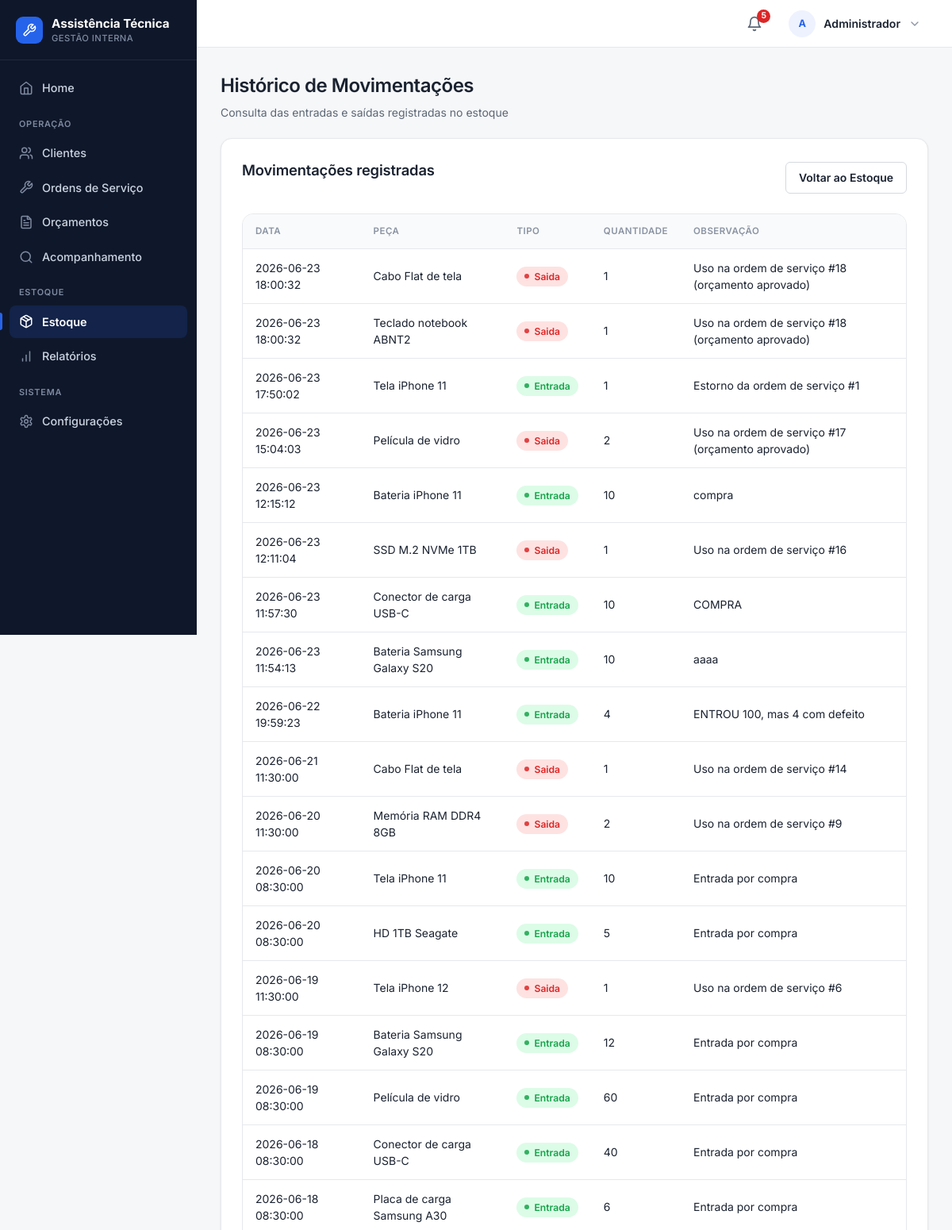
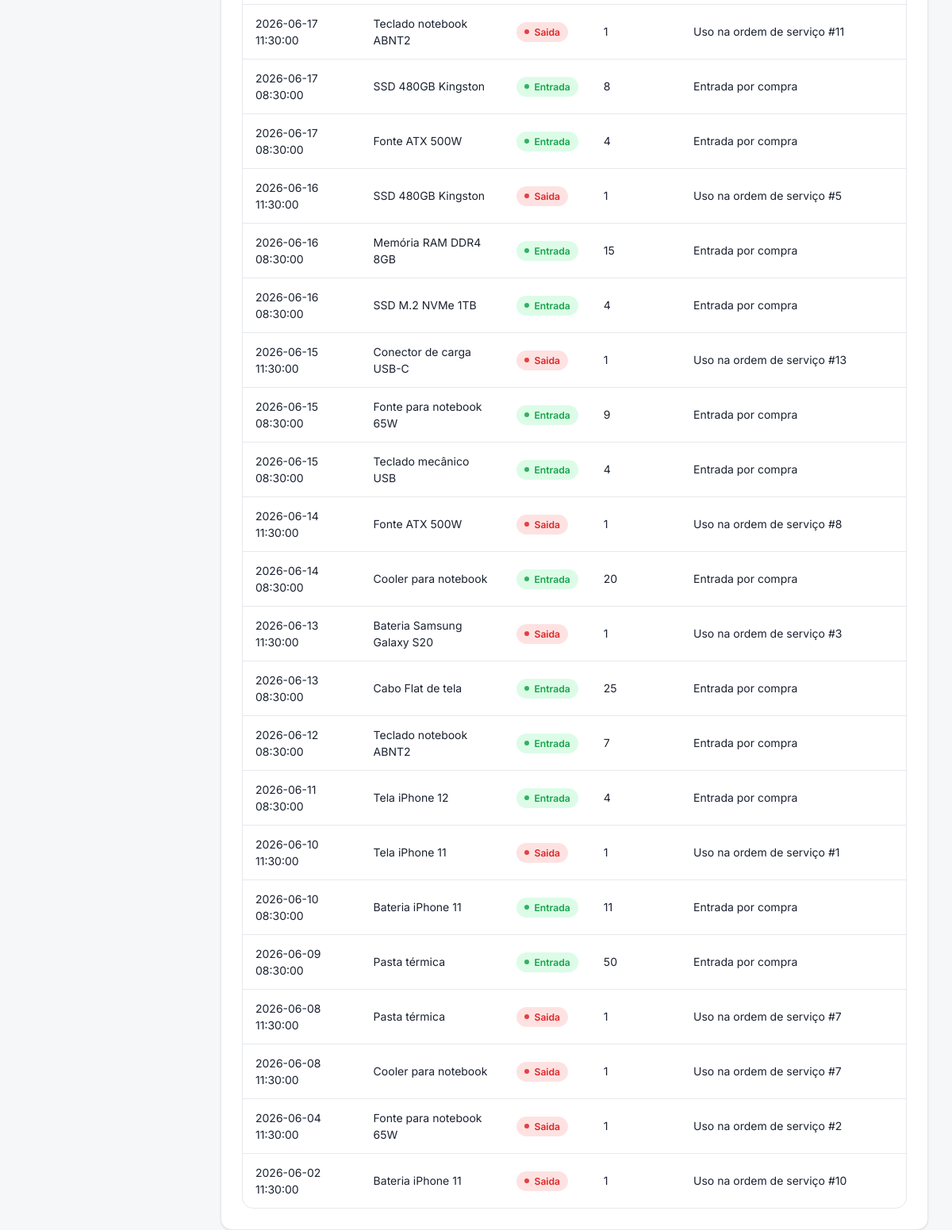
/estoque/historico (signed in), run on the app's committed database (2 pictures, top to bottom).
### tables this page shows
CREATE TABLE movimentacoes_estoque (
    id INTEGER PRIMARY KEY AUTOINCREMENT,
    peca_id INTEGER NOT NULL,
    tipo TEXT NOT NULL,
    quantidade INTEGER NOT NULL,
    data_movimentacao TEXT NOT NULL,
    observacao TEXT,

    FOREIGN KEY (peca_id) REFERENCES pecas(id)
);

CREATE TABLE pecas (
    id INTEGER PRIMARY KEY AUTOINCREMENT,
    nome TEXT NOT NULL,
    descricao TEXT,
    quantidade INTEGER NOT NULL DEFAULT 0,
    estoque_minimo INTEGER DEFAULT 1,
    preco_unitario REAL DEFAULT 0,
    fornecedor TEXT
, data_cadastro TEXT);

### routes/estoque.py (the view)
@estoque_bp.route('/estoque/historico')
def historico_movimentacoes():
    db = conectar()
    movimentacoes = db.execute("""
        SELECT
            m.id,
            p.nome AS nome_peca,
            m.tipo,
            m.quantidade,
            m.data_movimentacao,
            m.observacao
        FROM movimentacoes_estoque m
        INNER JOIN pecas p ON p.id = m.peca_id
        ORDER BY m.data_movimentacao DESC
    """).fetchall()
    db.close()
    return render_template('historico_movimentacoes.html', movimentacoes=movimentacoes)

### app.py (called while the page is built)
@app.context_processor
def injetar_alertas_estoque():
    if "funcionario_id" not in session:
        return {"alerta_estoque_baixo": 0}
    conexao = conectar()
    total = conexao.execute(
        "SELECT COUNT(*) FROM pecas WHERE quantidade <= estoque_minimo"
    ).fetchone()[0]
    conexao.close()
    return {"alerta_estoque_baixo": total}

def tem_permissao(perfil, *perfis):
    return perfil in perfis

@app.context_processor
def injetar_permissoes():
    perfil = session.get("funcionario_perfil")
    return {
        "perfil_atual": perfil,
        "pode": lambda *perfis: tem_permissao(perfil, *perfis),
    }

@app.before_request
def proteger_rotas():
    rotas_livres = (
        "/login",
        "/acompanhamento",
        "/static",
    )
    if request.path.startswith(rotas_livres):
        return None
    if request.path == "/funcionarios/cadastrar" and _sem_funcionarios():
        return None
    if "funcionario_id" not in session:
        return redirect("/login")
    perfil_atual = session.get("funcionario_perfil")
    if perfil_atual not in TODOS:
        session.clear()
        flash("Perfil de acesso invalido. Faca login com uma conta da equipe.", "erro")
        return redirect("/login")
    permitido = PERMISSOES.get(request.endpoint)
    if permitido is not None and perfil_atual not in permitido:
        flash("Você não tem permissão para acessar esta área.", "erro")
        return redirect("/")
    return None

### database.py (called while the page is built)
def _coluna_existe(conexao, tabela, coluna):
    colunas = conexao.execute(f"PRAGMA table_info({tabela})").fetchall()
    return any(item["name"] == coluna for item in colunas)

def conectar():
    conexao = sqlite3.connect("database/sistema.db")
    conexao.row_factory = sqlite3.Row
    conexao.execute("PRAGMA foreign_keys = ON")
    _garantir_schema(conexao)
    return conexao

### templates/historico_movimentacoes.html (shortened to what this page needs)
{% extends "base.html" %}
{% block css %}
    <link rel="stylesheet" href="{{ url_for('static', filename='css/historico_movimentacoes.css') }}">
{% endblock %}
{% block conteudo %}
<div class="page-head">
    <h1>Histórico de Movimentações</h1>
    <p>Consulta das entradas e saídas registradas no estoque</p>
</div>
<div class="container">
    <div class="topo">
        <h2>Movimentações registradas</h2>
        <a href="/estoque" class="btn btn-home">Voltar ao Estoque</a>
    </div>
    <table>
        <thead>
            <tr>
                <th>Data</th>
                <th>Peça</th>
                <th>Tipo</th>
                <th>Quantidade</th>
                <th>Observação</th>
            </tr>
        </thead>
        <tbody>
            {% for mov in movimentacoes %}
            <tr>
                <td>{{ mov['data_movimentacao'] }}</td>
                <td>{{ mov['nome_peca'] }}</td>
                <td>
                    <span class="status {{ 'aprovado' if mov['tipo'] == 'Entrada' else 'recusado' }}">
                        {{ mov['tipo'] }}
                    </span>
                </td>
                <td>{{ mov['quantidade'] }}</td>
                <td>{{ mov['observacao'] }}</td>
            </tr>
            {% else %}
            <tr>
                <td colspan="5" class="mensagem-vazia">Nenhuma movimentação registrada.</td>
            </tr>
            {% endfor %}
        </tbody>
    </table>
</div>
{% endblock %}

### templates/base.html (shortened to what this page needs)
<!DOCTYPE html>
<html lang="pt-BR">
<head>
    <link rel="stylesheet" href="{{ url_for('static', filename='css/global.css') }}">
    <link rel="stylesheet" href="{{ url_for('static', filename='css/layout.css') }}">
    {% block css %}{% endblock %}
</head>
<body>
<div class="app-shell">
    {% include 'partials/_sidebar.html' %}
    <div class="app-main">
        {% include 'partials/_navbar.html' %}
        <main>
            {% block conteudo %}{% endblock %}
        </main>
    </div>
</div>
</body>
</html>

### templates/partials/_sidebar.html
{% import 'partials/_icons.html' as icons %}
<aside class="sidebar">
    <div class="sidebar-topo">
        <span class="sidebar-logo">{{ icons.icon('wrench', 18) }}</span>
        <a href="{{ url_for('home.home') }}" class="marca">
            Assistência Técnica
            <small>Gestão Interna</small>
        </a>
    </div>
    <nav class="sidebar-nav" aria-label="Navegação principal">
        <a href="{{ url_for('home.home') }}" class="{{ 'ativo' if request.path == '/' else '' }}">
            {{ icons.icon('home', 18) }} Home
        </a>
        <div class="sidebar-grupo-titulo">Operação</div>
        {% if pode('admin', 'atendente', 'tecnico') %}
        <a href="{{ url_for('cadastro.listar_cadastros') }}" class="{{ 'ativo' if request.path.startswith('/cadastro') or request.path.startswith('/clientes') else '' }}">
            {{ icons.icon('users', 18) }} Clientes
        </a>
        {% endif %}
        <a href="{{ url_for('ordem_servico.listar_ordens') }}" class="{{ 'ativo' if request.path.startswith('/ordem-servico') else '' }}">
            {{ icons.icon('wrench', 18) }} Ordens de Serviço
        </a>
        <a href="{{ url_for('orcamento.pagina_orcamento') }}" class="{{ 'ativo' if request.path.startswith('/orcamento') else '' }}">
            {{ icons.icon('file-text', 18) }} Orçamentos
        </a>
        <a href="{{ url_for('acompanhamento.pagina_acompanhamento') }}" target="_blank" rel="noopener" class="{{ 'ativo' if request.path.startswith('/acompanhamento') else '' }}">
            {{ icons.icon('search', 18) }} Acompanhamento
        </a>
        <div class="sidebar-grupo-titulo">Estoque</div>
        <a href="{{ url_for('estoque.listar_estoque') }}" class="{{ 'ativo' if request.path.startswith('/estoque') else '' }}">
            {{ icons.icon('package', 18) }} Estoque
        </a>
        {% if pode('admin') %}
        <a href="{{ url_for('estoque.gerar_relatorio_pdf') }}">
            {{ icons.icon('bar-chart', 18) }} Relatórios
        </a>
        {% endif %}
        {% if pode('admin') %}
        <div class="sidebar-grupo-titulo">Sistema</div>
        <a href="{{ url_for('funcionarios.configuracoes') }}" class="{{ 'ativo' if request.path.startswith('/configuracoes') else '' }}">
            {{ icons.icon('settings', 18) }} Configurações
        </a>
        {% endif %}
    </nav>
</aside>

### templates/partials/_navbar.html (shortened to what this page needs)
{% import 'partials/_icons.html' as icons %}
{% set nome_usuario = session.get("funcionario_nome") or "Usuário" %}
{% set partes_nome = nome_usuario.split() %}
{% set iniciais = (partes_nome[0][0] ~ (partes_nome[1][0] if partes_nome|length > 1 else "")) if partes_nome else "U" %}
<nav class="navbar">
    {% if pode('admin') %}
    <a href="{{ url_for('estoque.listar_estoque') }}" class="navbar-sino"
       title="{{ alerta_estoque_baixo }} peça(s) com estoque baixo"
       aria-label="Estoque baixo: {{ alerta_estoque_baixo }}">
        {% if alerta_estoque_baixo and alerta_estoque_baixo > 0 %}
        <span class="navbar-badge">{{ alerta_estoque_baixo }}</span>
        {% endif %}
    </a>
    {% endif %}
    <details class="user-menu">
        <summary>
            <span class="avatar">{{ iniciais }}</span>
            <span class="user-nome">{{ nome_usuario }}</span>
            <span class="seta">{{ icons.icon('chevron-down', 16) }}</span>
        </summary>
    </details>
</nav>

### templates/partials/_flash.html (shortened to what this page needs)
{% import 'partials/_icons.html' as icons %}

### static/css/global.css (style rules this page uses)
:root { --bg: #f6f7f9; --surface: #ffffff; --surface-2: #f9fafb; --border: #e6e8ec; --border-strong: #d5d9e0; --ink: #1a2230; --muted: #5b6675; --subtle: #8a93a3; --primary: #2563eb; --primary-hover: #1d4ed8; --primary-soft: #eef2ff; --success: #16a34a; --success-soft: #dcfce7; --warning: #d97706; --warning-soft: #fef3c7; --danger: #dc2626; --danger-hover: #b91c1c; --danger-soft: #fee2e2; --sidebar: #0f172a; --sidebar-ink: #cbd5e1; --sidebar-muted: #7e8aa0; --s-1: 4px; --s-2: 8px; --s-3: 12px; --s-4: 16px; --s-5: 20px; --s-6: 24px; --s-8: 32px; --r-sm: 6px; --r-md: 10px; --r-lg: 14px; --r-pill: 999px; --shadow-sm: 0 1px 2px rgba(16, 24, 40, 0.04), 0 1px 3px rgba(16, 24, 40, 0.06); --shadow-md: 0 4px 12px rgba(16, 24, 40, 0.08); --azul-900: #0f172a; --azul-800: #1e293b; --azul-700: #2563eb; --azul-600: #2563eb; --azul-500: #2563eb; --azul-100: #eef2ff; --azul-50: #f9fafb; --branco: #ffffff; --cinza-900: #1a2230; --cinza-700: #5b6675; --cinza-500: #8a93a3; --cinza-200: #e6e8ec; --cinza-100: #f1f3f6; --verde-100: #dcfce7; --verde-700: #166534; --amarelo-100: #fef3c7; --amarelo-700: #92400e; --vermelho-100: #fee2e2; --vermelho-700: #991b1b; --sombra: var(--shadow-sm); --raio: var(--r-md); }
* { box-sizing: border-box; }
body { min-height: 100vh; margin: 0; font-family: "Inter", -apple-system, BlinkMacSystemFont, "Segoe UI", Roboto, Arial, sans-serif; font-size: 14px; line-height: 1.5; color: var(--ink); background: var(--bg); -webkit-font-smoothing: antialiased; text-rendering: optimizeLegibility; }
main { width: min(1240px, calc(100% - 32px)); margin: 32px auto; }
h1, h2, h3, h4 { color: var(--ink); font-weight: 600; letter-spacing: -0.01em; }
h2 { margin: 0 0 18px; font-size: 1.15rem; }
a { color: var(--primary); text-decoration: none; }
.container, .card { background: var(--surface); border: 1px solid var(--border); border-radius: var(--r-lg); box-shadow: var(--shadow-sm); }
.container { padding: clamp(18px, 3vw, 26px); }
.topo { display: flex; justify-content: space-between; align-items: center; gap: 16px; margin-bottom: 22px; }
.btn, button, .voltar, .editar, .excluir { display: inline-flex; align-items: center; justify-content: center; gap: 8px; min-height: 40px; padding: 9px 16px; border: 1px solid transparent; border-radius: var(--r-sm); color: #fff; background: var(--primary); text-decoration: none; font: inherit; font-weight: 600; line-height: 1; cursor: pointer; white-space: nowrap; transition: background-color 0.15s ease, border-color 0.15s ease, box-shadow 0.15s ease, color 0.15s ease; }
.btn--secondary, .btn-home, .voltar, .editar { background: var(--surface); color: var(--ink); border-color: var(--border-strong); }
table { width: 100%; margin-top: 0; border-collapse: separate; border-spacing: 0; background: var(--surface); border: 1px solid var(--border); border-radius: var(--r-lg); overflow: hidden; }
th, td { padding: 13px 16px; text-align: left; vertical-align: middle; border-bottom: 1px solid var(--border); }
th { color: var(--subtle); background: var(--surface-2); font-size: 0.72rem; font-weight: 600; text-transform: uppercase; letter-spacing: 0.04em; white-space: nowrap; }
td { color: var(--ink); }
tbody tr { transition: background-color 0.12s ease; }
tbody tr:last-child td { border-bottom: 0; }
.status { display: inline-flex; align-items: center; gap: 6px; padding: 4px 10px; border-radius: var(--r-pill); font-size: 0.76rem; font-weight: 600; line-height: 1.4; white-space: nowrap; }
.status::before { content: ""; width: 6px; height: 6px; border-radius: 50%; background: currentColor; opacity: 0.85; }
.aprovado { background: var(--success-soft); color: var(--success); }
.recusado { background: var(--danger-soft); color: var(--danger); }

### static/css/historico_movimentacoes.css (style rules this page uses)
main { width: min(1100px, calc(100% - 32px)); }

### data on the page
movimentacoes_estoque: data_movimentacao "2026-06-23 18:00:32", nome_peca "Cabo Flat de tela", tipo "Saida", quantidade "1", observacao "Uso na ordem de serviço #18 (orçamento aprovado)"
movimentacoes_estoque: data_movimentacao "2026-06-23 18:00:32", nome_peca "Teclado notebook ABNT2", tipo "Saida", quantidade "1", observacao "Uso na ordem de serviço #18 (orçamento aprovado)"
movimentacoes_estoque: data_movimentacao "2026-06-23 17:50:02", nome_peca "Tela iPhone 11", tipo "Entrada", quantidade "1", observacao "Estorno da ordem de serviço #1"
movimentacoes_estoque: data_movimentacao "2026-06-23 15:04:03", nome_peca "Película de vidro", tipo "Saida", quantidade "2", observacao "Uso na ordem de serviço #17 (orçamento aprovado)"
movimentacoes_estoque: data_movimentacao "2026-06-23 12:15:12", nome_peca "Bateria iPhone 11", tipo "Entrada", quantidade "10", observacao "compra"
movimentacoes_estoque: data_movimentacao "2026-06-23 12:11:04", nome_peca "SSD M.2 NVMe 1TB", tipo "Saida", quantidade "1", observacao "Uso na ordem de serviço #16"
movimentacoes_estoque: data_movimentacao "2026-06-23 11:57:30", nome_peca "Conector de carga USB-C", tipo "Entrada", quantidade "10", observacao "COMPRA"
movimentacoes_estoque: data_movimentacao "2026-06-23 11:54:13", nome_peca "Bateria Samsung Galaxy S20", tipo "Entrada", quantidade "10", observacao "aaaa"
movimentacoes_estoque: data_movimentacao "2026-06-22 19:59:23", nome_peca "Bateria iPhone 11", tipo "Entrada", quantidade "4", observacao "ENTROU 100, mas 4 com defeito"
movimentacoes_estoque: data_movimentacao "2026-06-21 11:30:00", nome_peca "Cabo Flat de tela", tipo "Saida", quantidade "1", observacao "Uso na ordem de serviço #14"
movimentacoes_estoque: data_movimentacao "2026-06-20 11:30:00", nome_peca "Memória RAM DDR4 8GB", tipo "Saida", quantidade "2", observacao "Uso na ordem de serviço #9"
movimentacoes_estoque: data_movimentacao "2026-06-20 08:30:00", nome_peca "Tela iPhone 11", tipo "Entrada", quantidade "10", observacao "Entrada por compra"
movimentacoes_estoque: data_movimentacao "2026-06-20 08:30:00", nome_peca "HD 1TB Seagate", tipo "Entrada", quantidade "5", observacao "Entrada por compra"
movimentacoes_estoque: data_movimentacao "2026-06-19 11:30:00", nome_peca "Tela iPhone 12", tipo "Saida", quantidade "1", observacao "Uso na ordem de serviço #6"
movimentacoes_estoque: data_movimentacao "2026-06-19 08:30:00", nome_peca "Bateria Samsung Galaxy S20", tipo "Entrada", quantidade "12", observacao "Entrada por compra"
movimentacoes_estoque: data_movimentacao "2026-06-19 08:30:00", nome_peca "Película de vidro", tipo "Entrada", quantidade "60", observacao "Entrada por compra"
movimentacoes_estoque: data_movimentacao "2026-06-18 08:30:00", nome_peca "Conector de carga USB-C", tipo "Entrada", quantidade "40", observacao "Entrada por compra"
movimentacoes_estoque: data_movimentacao "2026-06-18 08:30:00", nome_peca "Placa de carga Samsung A30", tipo "Entrada", quantidade "6", observacao "Entrada por compra"
movimentacoes_estoque: data_movimentacao "2026-06-17 11:30:00", nome_peca "Teclado notebook ABNT2", tipo "Saida", quantidade "1", observacao "Uso na ordem de serviço #11"
movimentacoes_estoque: data_movimentacao "2026-06-17 08:30:00", nome_peca "SSD 480GB Kingston", tipo "Entrada", quantidade "8", observacao "Entrada por compra"
movimentacoes_estoque: data_movimentacao "2026-06-17 08:30:00", nome_peca "Fonte ATX 500W", tipo "Entrada", quantidade "4", observacao "Entrada por compra"
movimentacoes_estoque: data_movimentacao "2026-06-16 11:30:00", nome_peca "SSD 480GB Kingston", tipo "Saida", quantidade "1", observacao "Uso na ordem de serviço #5"
movimentacoes_estoque: data_movimentacao "2026-06-16 08:30:00", nome_peca "Memória RAM DDR4 8GB", tipo "Entrada", quantidade "15", observacao "Entrada por compra"
movimentacoes_estoque: data_movimentacao "2026-06-16 08:30:00", nome_peca "SSD M.2 NVMe 1TB", tipo "Entrada", quantidade "4", observacao "Entrada por compra"
movimentacoes_estoque: data_movimentacao "2026-06-15 11:30:00", nome_peca "Conector de carga USB-C", tipo "Saida", quantidade "1", observacao "Uso na ordem de serviço #13"
movimentacoes_estoque: data_movimentacao "2026-06-15 08:30:00", nome_peca "Fonte para notebook 65W", tipo "Entrada", quantidade "9", observacao "Entrada por compra"
movimentacoes_estoque: data_movimentacao "2026-06-15 08:30:00", nome_peca "Teclado mecânico USB", tipo "Entrada", quantidade "4", observacao "Entrada por compra"
movimentacoes_estoque: data_movimentacao "2026-06-14 11:30:00", nome_peca "Fonte ATX 500W", tipo "Saida", quantidade "1", observacao "Uso na ordem de serviço #8"
movimentacoes_estoque: data_movimentacao "2026-06-14 08:30:00", nome_peca "Cooler para notebook", tipo "Entrada", quantidade "20", observacao "Entrada por compra"
movimentacoes_estoque: data_movimentacao "2026-06-13 11:30:00", nome_peca "Bateria Samsung Galaxy S20", tipo "Saida", quantidade "1", observacao "Uso na ordem de serviço #3"
movimentacoes_estoque: data_movimentacao "2026-06-13 08:30:00", nome_peca "Cabo Flat de tela", tipo "Entrada", quantidade "25", observacao "Entrada por compra"
movimentacoes_estoque: data_movimentacao "2026-06-12 08:30:00", nome_peca "Teclado notebook ABNT2", tipo "Entrada", quantidade "7", observacao "Entrada por compra"
movimentacoes_estoque: data_movimentacao "2026-06-11 08:30:00", nome_peca "Tela iPhone 12", tipo "Entrada", quantidade "4", observacao "Entrada por compra"
movimentacoes_estoque: data_movimentacao "2026-06-10 11:30:00", nome_peca "Tela iPhone 11", tipo "Saida", quantidade "1", observacao "Uso na ordem de serviço #1"
movimentacoes_estoque: data_movimentacao "2026-06-10 08:30:00", nome_peca "Bateria iPhone 11", tipo "Entrada", quantidade "11", observacao "Entrada por compra"
movimentacoes_estoque: data_movimentacao "2026-06-09 08:30:00", nome_peca "Pasta térmica", tipo "Entrada", quantidade "50", observacao "Entrada por compra"
movimentacoes_estoque: data_movimentacao "2026-06-08 11:30:00", nome_peca "Pasta térmica", tipo "Saida", quantidade "1", observacao "Uso na ordem de serviço #7"
movimentacoes_estoque: data_movimentacao "2026-06-08 11:30:00", nome_peca "Cooler para notebook", tipo "Saida", quantidade "1", observacao "Uso na ordem de serviço #7"
movimentacoes_estoque: data_movimentacao "2026-06-04 11:30:00", nome_peca "Fonte para notebook 65W", tipo "Saida", quantidade "1", observacao "Uso na ordem de serviço #2"
movimentacoes_estoque: data_movimentacao "2026-06-02 11:30:00", nome_peca "Bateria iPhone 11", tipo "Saida", quantidade "1", observacao "Uso na ordem de serviço #10"

### other printed values
{{ alerta_estoque_baixo }} "5"
{{ iniciais }} "A"
{{ nome_usuario }} "Administrador"
